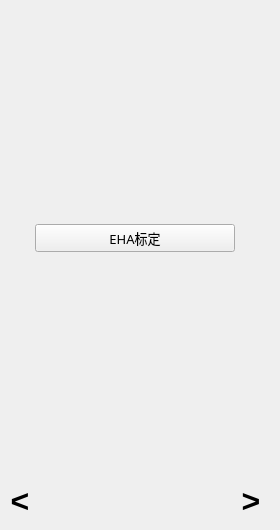
    <widget class="QWidget" name="tab_3">
     <attribute name="title">
      <string>步骤三</string>
     </attribute>
     <widget class="QWidget" name="verticalLayoutWidget_4">
      <property name="geometry">
       <rect>
        <x>0</x>
        <y>0</y>
        <width>271</width>
        <height>521</height>
       </rect>
      </property>
      <layout class="QVBoxLayout" name="verticalLayout_4">
       <item>
        <spacer name="verticalSpacer_11">
         <property name="orientation">
          <enum>Qt::Vertical</enum>
         </property>
         <property name="sizeType">
          <enum>QSizePolicy::Expanding</enum>
         </property>
         <property name="sizeHint" stdset="0">
          <size>
           <width>20</width>
           <height>40</height>
          </size>
         </property>
        </spacer>
       </item>
       <item alignment="Qt::AlignHCenter">
        <widget class="QPushButton" name="EHAcalibration">
         <property name="minimumSize">
          <size>
           <width>200</width>
           <height>0</height>
          </size>
         </property>
         <property name="maximumSize">
          <size>
           <width>200</width>
           <height>16777215</height>
          </size>
         </property>
         <property name="font">
          <font>
           <family>Cascadia Mono</family>
           <pointsize>10</pointsize>
           <italic>false</italic>
           <bold>false</bold>
          </font>
         </property>
         <property name="styleSheet">
          <string notr="true">font: 10pt &quot;Cascadia Mono&quot;;
QPushButton {
    background-color: #616161;
    border: none;
    color: white;
    padding: 10px 24px;
    border-radius: 12px;
    font-size: 14px;
}
QPushButton:hover {
    background-color: #757575;
}
QPushButton:pressed {
    background-color: #424242;
}
QPushButton:disabled {
    background-color: #9E9E9E;
}</string>
         </property>
         <property name="text">
          <string>EHA标定</string>
         </property>
        </widget>
       </item>
       <item>
        <spacer name="verticalSpacer_12">
         <property name="orientation">
          <enum>Qt::Vertical</enum>
         </property>
         <property name="sizeHint" stdset="0">
          <size>
           <width>20</width>
           <height>40</height>
          </size>
         </property>
        </spacer>
       </item>
       <item>
        <layout class="QHBoxLayout" name="horizontalLayout_14">
         <item>
          <widget class="QToolButton" name="ForwardStep2">
           <property name="minimumSize">
            <size>
             <width>40</width>
             <height>40</height>
            </size>
           </property>
           <property name="maximumSize">
            <size>
             <width>40</width>
             <height>16777215</height>
            </size>
           </property>
           <property name="font">
            <font>
             <pointsize>24</pointsize>
             <bold>true</bold>
            </font>
           </property>
           <property name="styleSheet">
            <string notr="true">QToolButton
{
    background: transparent;;
    border: none;            /* 移除边框 */
    color: #000000;      /* 设置文本颜色 */
}

</string>
           </property>
           <property name="text">
            <string>&lt;</string>
           </property>
           <property name="icon">
            <iconset resource="icon.qrc">
             <normaloff>:/new/prefix1/icon/toleft.png</normaloff>:/new/prefix1/icon/toleft.png</iconset>
           </property>
           <property name="iconSize">
            <size>
             <width>25</width>
             <height>25</height>
            </size>
           </property>
           <property name="toolButtonStyle">
            <enum>Qt::ToolButtonTextOnly</enum>
           </property>
          </widget>
         </item>
         <item>
          <spacer name="horizontalSpacer_9">
           <property name="orientation">
            <enum>Qt::Horizontal</enum>
           </property>
           <property name="sizeHint" stdset="0">
            <size>
             <width>40</width>
             <height>20</height>
            </size>
           </property>
          </spacer>
         </item>
         <item>
          <widget class="QToolButton" name="NextStep3">
           <property name="minimumSize">
            <size>
             <width>40</width>
             <height>40</height>
            </size>
           </property>
           <property name="maximumSize">
            <size>
             <width>40</width>
             <height>16777215</height>
            </size>
           </property>
           <property name="font">
            <font>
             <pointsize>24</pointsize>
             <bold>true</bold>
            </font>
           </property>
           <property name="styleSheet">
            <string notr="true">QToolButton
{
    background: transparent;;
    border: none;            /* 移除边框 */
    color: #000000;      /* 设置文本颜色 */
}

</string>
           </property>
           <property name="text">
            <string>&gt;</string>
           </property>
           <property name="icon">
            <iconset resource="icon.qrc">
             <normaloff>:/new/prefix1/icon/toright.png</normaloff>:/new/prefix1/icon/toright.png</iconset>
           </property>
           <property name="iconSize">
            <size>
             <width>25</width>
             <height>25</height>
            </size>
           </property>
           <property name="toolButtonStyle">
            <enum>Qt::ToolButtonTextOnly</enum>
           </property>
          </widget>
         </item>
        </layout>
       </item>
      </layout>
     </widget>
    </widget>
